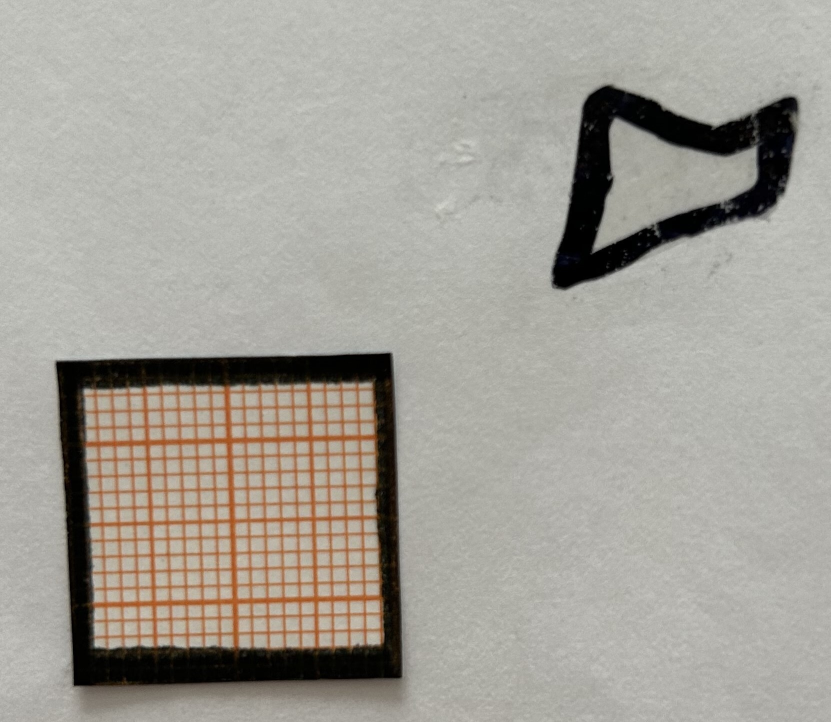
#> input picture IMG_1587.jpg, 1661 x 1444 px, found by its file name (shown at 1/2 size)
$ python contours.py
#> lines starting #> are read from the running program, lines starting #| are printed output that depends on the picture; after the words box and inside, x2 and y2 are one past the last pixel; in counts of white or black regions, pixels touching at a corner belong together
import cv2
import matplotlib.pyplot as plt

image = cv2.imread("IMG_1587.JPG")
#> image is the input picture: shape (1444, 1661, 3); mean B, G, R 152, 160.2, 163.7
image = cv2.cvtColor(image, cv2.COLOR_BGR2RGB)
gray = cv2.cvtColor(image, cv2.COLOR_RGB2GRAY)
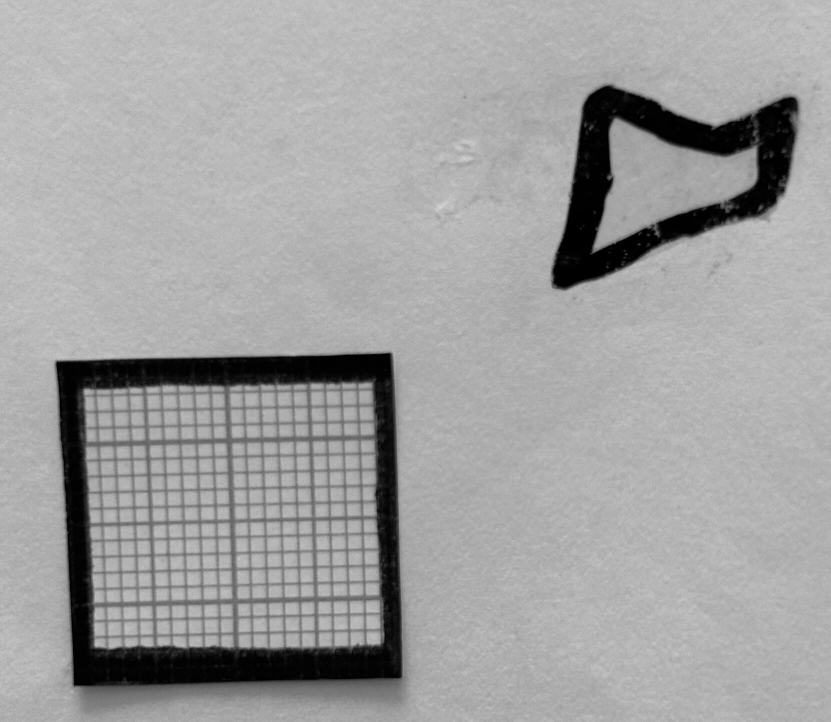
#> gray: shape (1444, 1661) (shown at 1/2 size); min 0, max 215, mean 160.4

_, binary = cv2.threshold(gray, 95, 255, cv2.THRESH_BINARY)
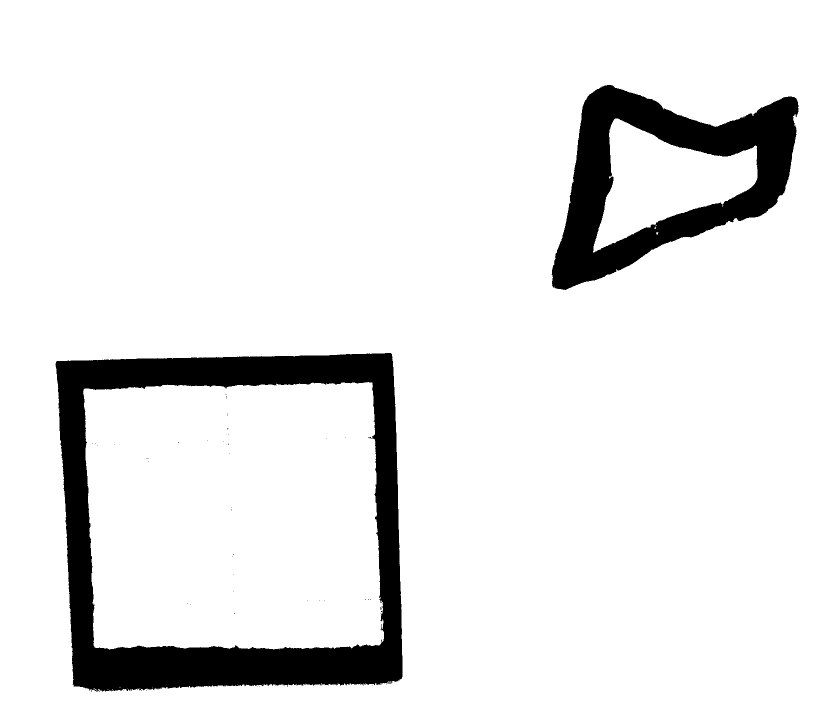
#> binary: shape (1444, 1661) (shown at 1/2 size); 91.1% white; 50 black regions (48 under 20 px)
#plt.imshow(binary, cmap="gray")
#plt.show()

contours, hierarchy = cv2.findContours(binary, cv2.RETR_TREE, cv2.CHAIN_APPROX_NONE)
#> contours = 81 contours, 76 with area under 20; largest, box (x1, y1, x2, y2) and area: (0, 0, 1661, 1444) 2395380, (110, 705, 806, 1385) 439960, (166, 764, 768, 1299) 300886, (1102, 169, 1598, 581) 122762, (1186, 237, 1515, 505) 43577
contours = sorted(contours, key=cv2.contourArea, reverse=True)

good_count = []

for x in range(len(contours)):
    area = cv2.contourArea(contours[x])
    if 10000 < area < 3500000:
        image = cv2.drawContours(image, contours[x], -1, (0, 255, 0), 5)
        good_count.append(contours[x])
        x, y, w, h = cv2.boundingRect(contours[x])
        frame = cv2.rectangle(image, (x, y), (x+150, y-25,), (0, 0, 0), -1)
        cv2.putText(image, str(area), (x, y), cv2.FONT_HERSHEY_SIMPLEX, 1.0, (255, 255, 255), 3)
        print(area)
#> this loop made 81 passes
#> (area, x, y, w, h) on passes 1 to 5: (2395380, 0, 0, 1661, 1444), (439959.5, 110, 705, 696, 680), (300885.5, 166, 764, 602, 535), (122762.5, 1102, 169, 496, 412), (43577, 1186, 237, 329, 268)
#| 2395380.0
#| 439959.5
#| 300885.5
#| 122762.5
#| 43577.0
#> pass 1, `image = cv2.drawContours(image, contours[x], -1, (0, 255, 0), 5)`:
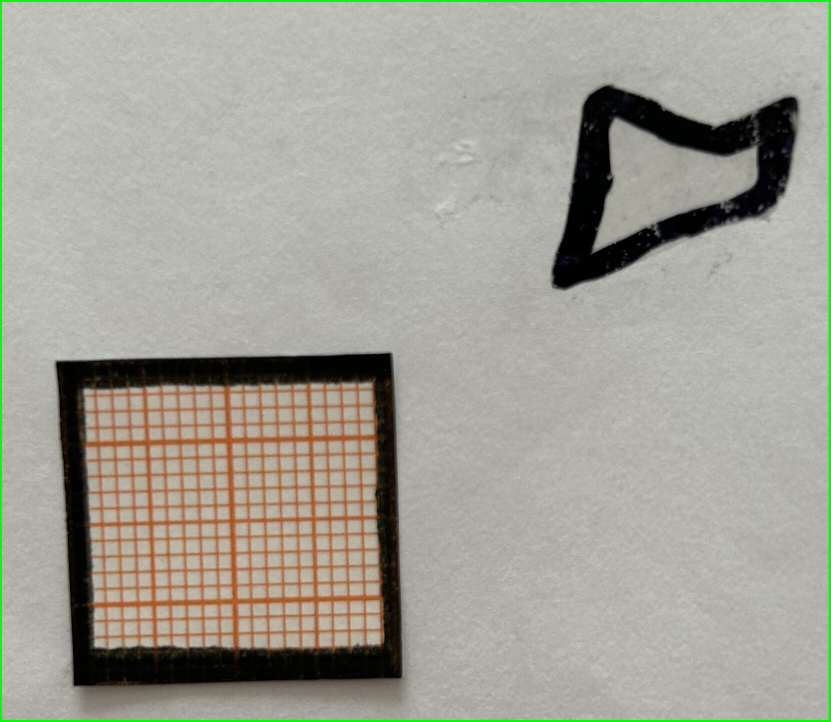
#> image: shape (1444, 1661, 3) (shown at 1/2 size); mean R, G, B 161.9, 160.9, 150.2
#> pass 2, `image = cv2.drawContours(image, contours[x], -1, (0, 255, 0), 5)`:
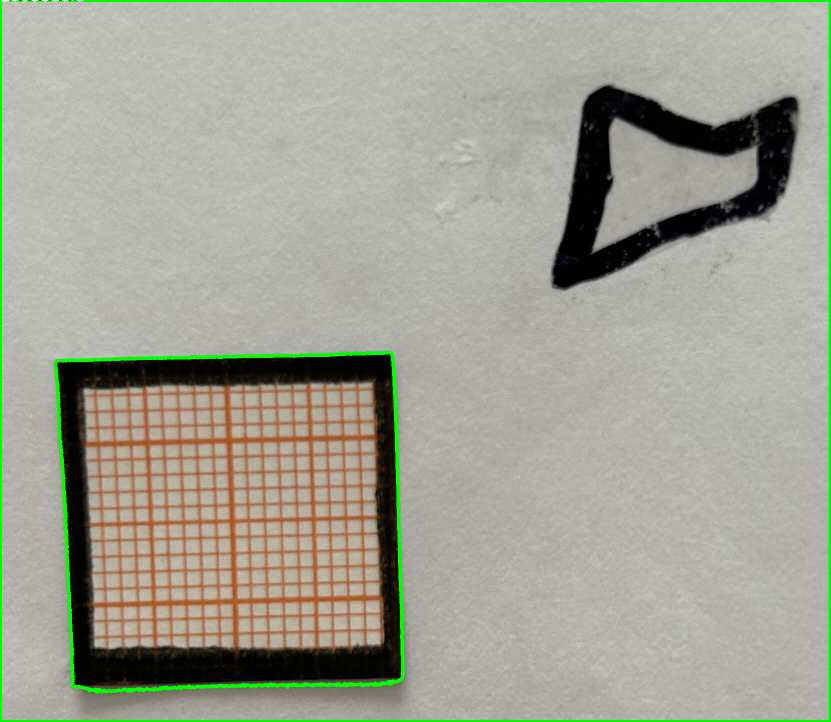
#> image: shape (1444, 1661, 3) (shown at 1/2 size); 0.8% of pixels changed, all inside (x1, y1, x2, y2) = (0, 0, 809, 1388)
#> pass 2, `frame = cv2.rectangle(image, (x, y), (x+150, y-25,), (0, 0, 0), -1)`:
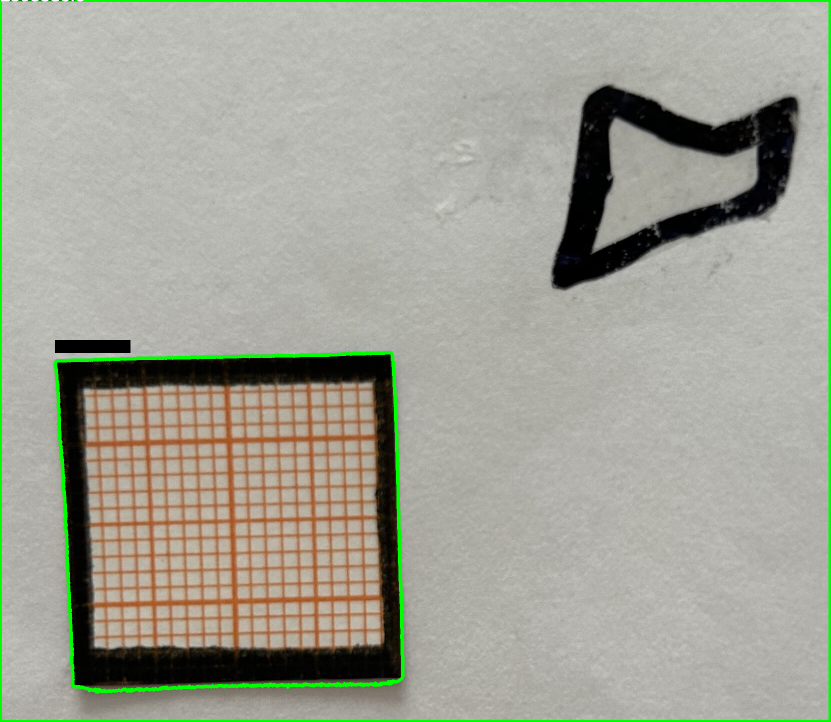
#> frame: shape (1444, 1661, 3) (shown at 1/2 size); mean R, G, B 160.8, 161.9, 149.3
#> after the loop:
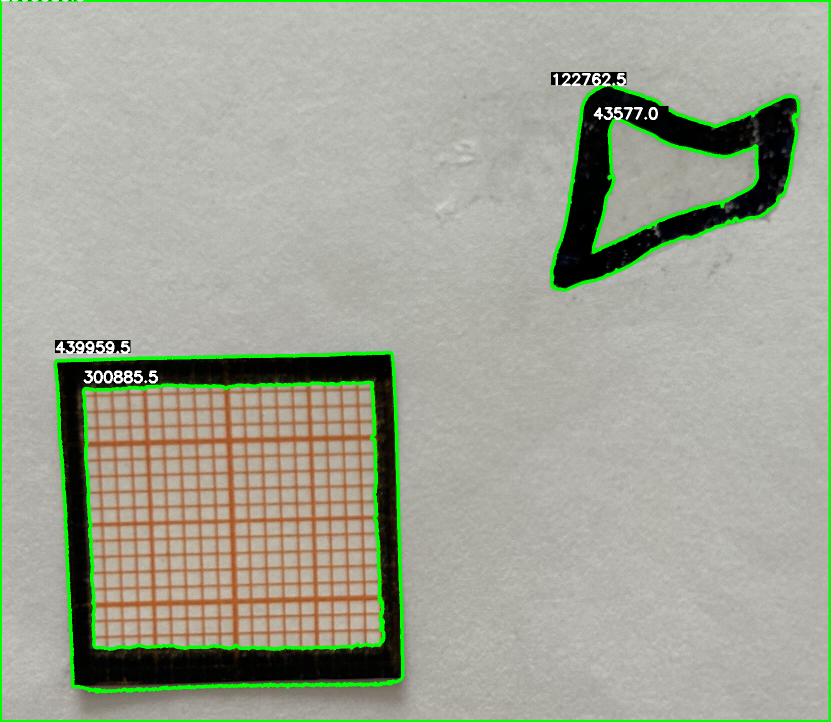
#> image: shape (1444, 1661, 3) (shown at 1/2 size); 2.05% of pixels changed, all inside (x1, y1, x2, y2) = (110, 144, 1601, 1302)
#> after the loop, good_count = 5 contours; box (x1, y1, x2, y2) and area: (0, 0, 1661, 1444) 2395380, (110, 705, 806, 1385) 439960, (166, 764, 768, 1299) 300886, (1102, 169, 1598, 581) 122762, (1186, 237, 1515, 505) 43577

plt.imshow(image)
plt.show()

print("Number of contours in image:", len(good_count))
#| Number of contours in image: 5
